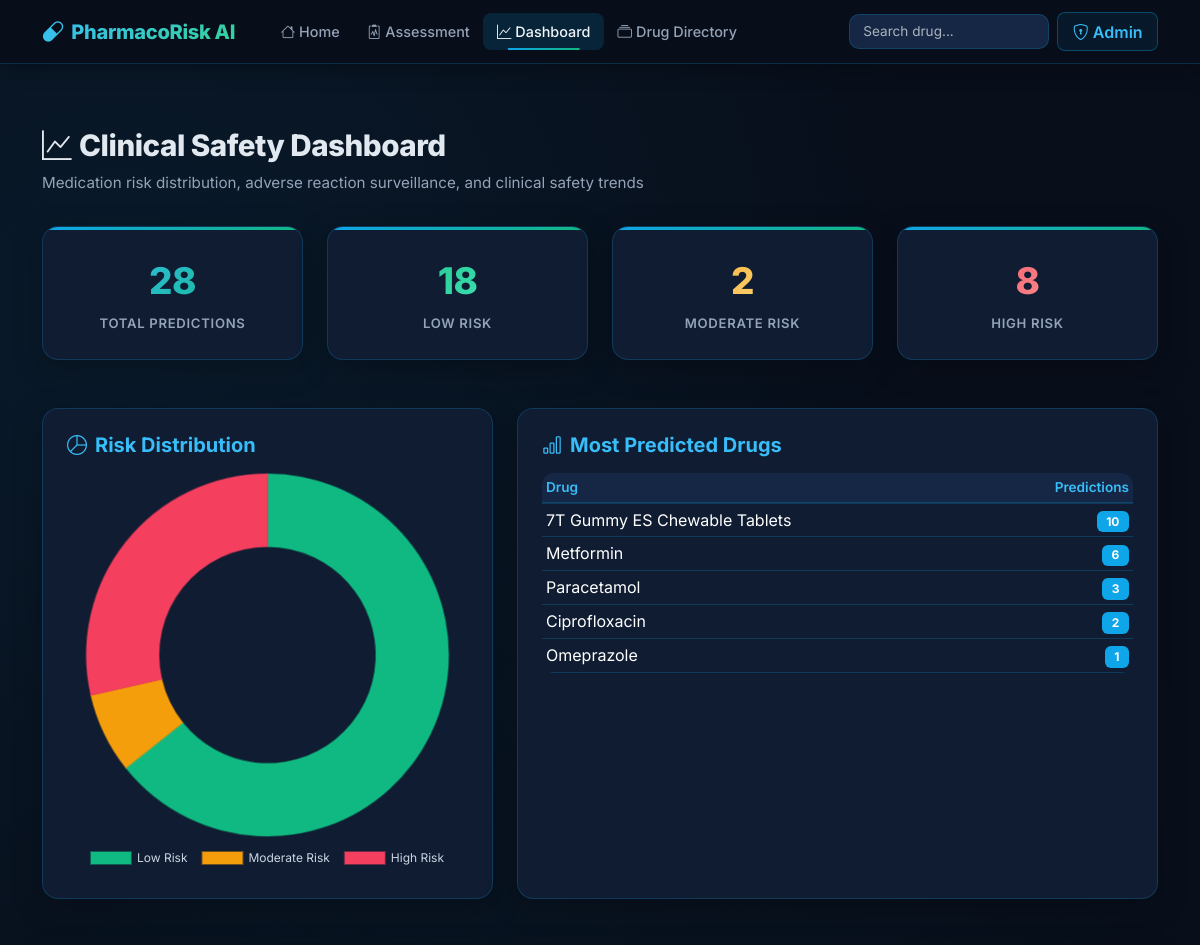
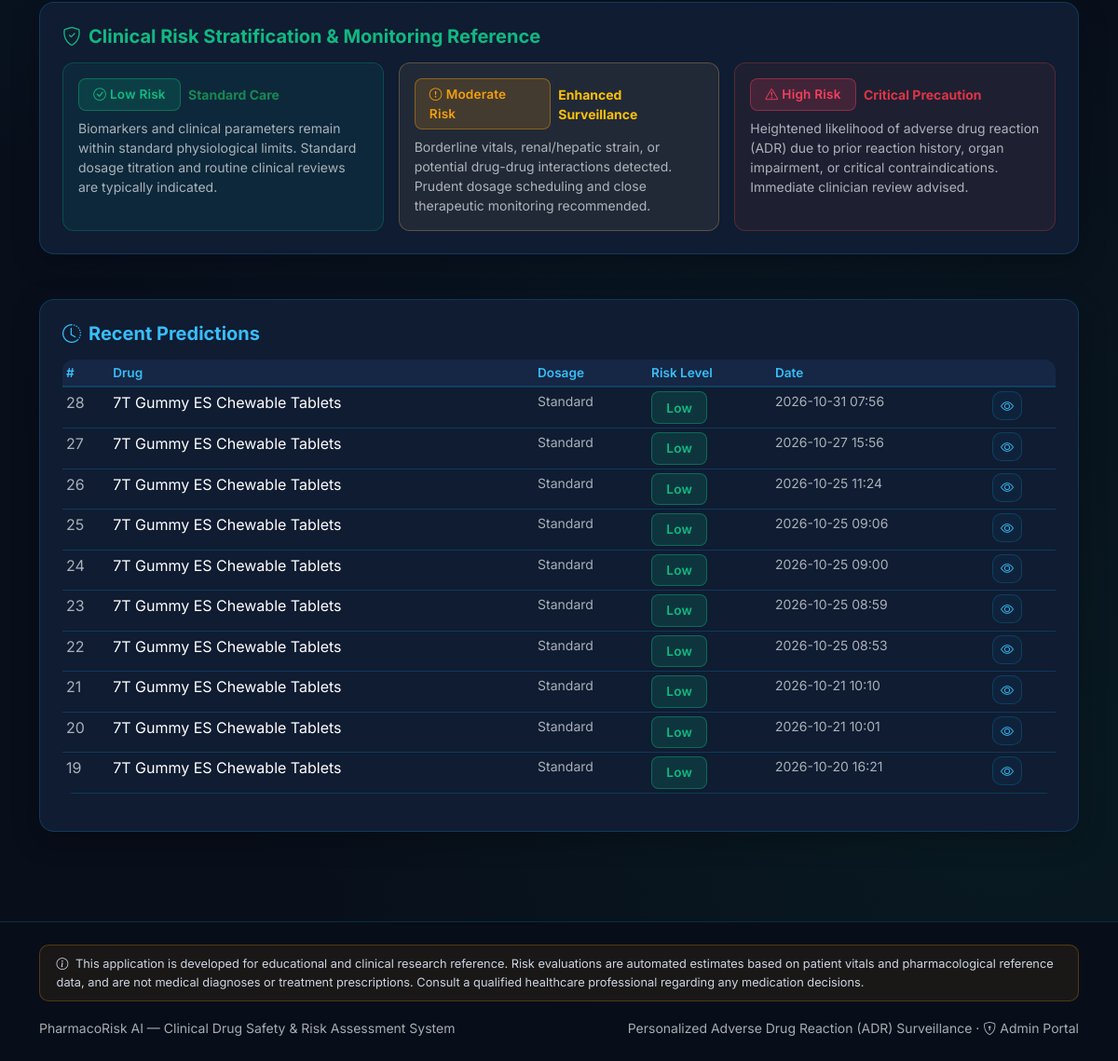
/dashboard, run on the app's committed database (2 pictures, top to bottom).
### tables this page shows
CREATE TABLE predictions (
    id INTEGER PRIMARY KEY AUTOINCREMENT,
    patient_id INTEGER,
    drug_id INTEGER,
    drug_name TEXT NOT NULL,
    dosage_category TEXT NOT NULL DEFAULT 'Standard',
    predicted_risk TEXT NOT NULL,
    prob_low REAL NOT NULL,
    prob_moderate REAL NOT NULL,
    prob_high REAL NOT NULL,
    top_contributing_factors TEXT,
    created_at TIMESTAMP DEFAULT CURRENT_TIMESTAMP,
    FOREIGN KEY (patient_id) REFERENCES patients(id) ON DELETE SET NULL,
    FOREIGN KEY (drug_id) REFERENCES drugs(id) ON DELETE SET NULL
);

### app.py (the view)
@app.route('/dashboard')
def dashboard():
    total_preds = query_db("SELECT COUNT(*) as cnt FROM predictions", one=True)['cnt']
    low_preds = query_db("SELECT COUNT(*) as cnt FROM predictions WHERE predicted_risk = 'Low'", one=True)['cnt']
    mod_preds = query_db("SELECT COUNT(*) as cnt FROM predictions WHERE predicted_risk = 'Moderate'", one=True)['cnt']
    high_preds = query_db("SELECT COUNT(*) as cnt FROM predictions WHERE predicted_risk = 'High'", one=True)['cnt']
    top_drugs = query_db("""
        SELECT drug_name, COUNT(*) as count
        FROM predictions
        GROUP BY drug_name
        ORDER BY count DESC
        LIMIT 5
    """)
    recent_history = query_db("""
        SELECT p.id, p.drug_name, p.predicted_risk, p.dosage_category, p.created_at
        FROM predictions p
        ORDER BY p.id DESC
        LIMIT 10
    """)
    return render_template(
        'dashboard.html',
        total_preds=total_preds,
        low_preds=low_preds,
        mod_preds=mod_preds,
        high_preds=high_preds,
        top_drugs=top_drugs,
        recent_history=recent_history
    )

### app.py (called while the page is built)
@app.context_processor
def inject_global_vars():
    return {
        'app_name': 'PharmacoRisk AI',
        'academic_disclaimer': (
            "This application is developed for educational and clinical research reference. "
            "Risk evaluations are automated estimates based on patient vitals and pharmacological reference data, "
            "and are not medical diagnoses or treatment prescriptions. "
            "Consult a qualified healthcare professional regarding any medication decisions."
        )
    }

### database/db.py (called while the page is built)
def get_db(db_path=None):
    path = db_path or DATABASE_PATH
    os.makedirs(os.path.dirname(path), exist_ok=True)
    try:
        if 'db' not in g:
            g.db = sqlite3.connect(path)
            g.db.row_factory = sqlite3.Row
        return g.db
    except RuntimeError:
        conn = sqlite3.connect(path)
        conn.row_factory = sqlite3.Row
        return conn

def query_db(query, args=(), one=False, db_path=None):
    conn = get_db(db_path)
    cur = conn.cursor()
    cur.execute(query, args)
    rv = cur.fetchall()
    cur.close()
    return (rv[0] if rv else None) if one else rv

### templates/dashboard.html (shortened to what this page needs)
{% extends "base.html" %}
{% block content %}
<div class="container py-5">
    <h1 class="section-title animate-in"><i class="bi bi-graph-up me-2"></i>Clinical Safety Dashboard</h1>
    <p class="section-subtitle animate-in">Medication risk distribution, adverse reaction surveillance, and clinical safety trends</p>
    <div class="row g-4 mb-5">
        <div class="col-6 col-md-3">
            <div class="card-glass stat-card animate-in">
                <div class="stat-value">{{ total_preds }}</div>
                <div class="stat-label">Total Predictions</div>
            </div>
        </div>
        <div class="col-6 col-md-3">
            <div class="card-glass stat-card animate-in" style="animation-delay: 0.05s;">
                <div class="stat-value" style="background: linear-gradient(135deg, var(--pr-success), #55efc4); -webkit-background-clip: text; -webkit-text-fill-color: transparent;">{{ low_preds }}</div>
                <div class="stat-label">Low Risk</div>
            </div>
        </div>
        <div class="col-6 col-md-3">
            <div class="card-glass stat-card animate-in" style="animation-delay: 0.1s;">
                <div class="stat-value" style="background: linear-gradient(135deg, var(--pr-warning), #ffeaa7); -webkit-background-clip: text; -webkit-text-fill-color: transparent;">{{ mod_preds }}</div>
                <div class="stat-label">Moderate Risk</div>
            </div>
        </div>
        <div class="col-6 col-md-3">
            <div class="card-glass stat-card animate-in" style="animation-delay: 0.15s;">
                <div class="stat-value" style="background: linear-gradient(135deg, var(--pr-danger), #fab1a0); -webkit-background-clip: text; -webkit-text-fill-color: transparent;">{{ high_preds }}</div>
                <div class="stat-label">High Risk</div>
            </div>
        </div>
    </div>
    <div class="row g-4 mb-5">
        <div class="col-md-5">
            <div class="card-glass p-4 h-100 animate-in" style="animation-delay: 0.2s;">
                <h5 class="fw-bold mb-3" style="color: var(--pr-primary-light);"><i class="bi bi-pie-chart me-2"></i>Risk Distribution</h5>
                <canvas id="riskChart" height="250"></canvas>
            </div>
        </div>
        <div class="col-md-7">
            <div class="card-glass p-4 h-100 animate-in" style="animation-delay: 0.25s;">
                <h5 class="fw-bold mb-3" style="color: var(--pr-primary-light);"><i class="bi bi-bar-chart me-2"></i>Most Predicted Drugs</h5>
                {% if top_drugs %}
                <table class="table table-sm table-dark-custom">
                    <thead><tr><th>Drug</th><th class="text-end">Predictions</th></tr></thead>
                    <tbody>
                        {% for drug in top_drugs %}
                        <tr>
                            <td>{{ drug['drug_name'] }}</td>
                            <td class="text-end">
                                <span class="badge" style="background: var(--pr-primary); padding: 0.3rem 0.6rem;">{{ drug['count'] }}</span>
                            </td>
                        </tr>
                        {% endfor %}
                    </tbody>
                </table>
                {% else %}
                <p class="text-muted small">No predictions recorded yet.</p>
                {% endif %}
            </div>
        </div>
    </div>
    <div class="card-glass p-4 mb-5 animate-in" style="animation-delay: 0.3s;">
        <h5 class="fw-bold mb-3" style="color: var(--pr-secondary);"><i class="bi bi-shield-check me-2"></i>Clinical Risk Stratification & Monitoring Reference</h5>
        <div class="row g-3">
            <div class="col-md-4">
                <div class="p-3 h-100" style="background: rgba(0, 184, 148, 0.08); border: 1px solid rgba(0, 184, 148, 0.25); border-radius: 12px;">
                    <div class="d-flex align-items-center mb-2">
                        <span class="risk-badge risk-low me-2"><i class="bi bi-check-circle me-1"></i>Low Risk</span>
                        <strong class="text-success small">Standard Care</strong>
                    </div>
                    <p class="small text-muted mb-0">Biomarkers and clinical parameters remain within standard physiological limits. Standard dosage titration and routine clinical reviews are typically indicated.</p>
                </div>
            </div>
            <div class="col-md-4">
                <div class="p-3 h-100" style="background: rgba(253, 203, 110, 0.08); border: 1px solid rgba(253, 203, 110, 0.25); border-radius: 12px;">
                    <div class="d-flex align-items-center mb-2">
                        <span class="risk-badge risk-moderate me-2"><i class="bi bi-exclamation-circle me-1"></i>Moderate Risk</span>
                        <strong class="text-warning small">Enhanced Surveillance</strong>
                    </div>
                    <p class="small text-muted mb-0">Borderline vitals, renal/hepatic strain, or potential drug-drug interactions detected. Prudent dosage scheduling and close therapeutic monitoring recommended.</p>
                </div>
            </div>
            <div class="col-md-4">
                <div class="p-3 h-100" style="background: rgba(231, 76, 60, 0.08); border: 1px solid rgba(231, 76, 60, 0.25); border-radius: 12px;">
                    <div class="d-flex align-items-center mb-2">
                        <span class="risk-badge risk-high me-2"><i class="bi bi-exclamation-triangle me-1"></i>High Risk</span>
                        <strong class="text-danger small">Critical Precaution</strong>
                    </div>
                    <p class="small text-muted mb-0">Heightened likelihood of adverse drug reaction (ADR) due to prior reaction history, organ impairment, or critical contraindications. Immediate clinician review advised.</p>
                </div>
            </div>
        </div>
    </div>
    <div class="card-glass p-4 animate-in" style="animation-delay: 0.35s;">
        <h5 class="fw-bold mb-3" style="color: var(--pr-primary-light);"><i class="bi bi-clock-history me-2"></i>Recent Predictions</h5>
        {% if recent_history %}
        <div class="table-responsive">
            <table class="table table-sm table-dark-custom">
                <thead>
                    <tr>
                        <th>#</th>
                        <th>Drug</th>
                        <th>Dosage</th>
                        <th>Risk Level</th>
                        <th>Date</th>
                        <th></th>
                    </tr>
                </thead>
                <tbody>
                    {% for row in recent_history %}
                    <tr>
                        <td class="text-muted">{{ row['id'] }}</td>
                        <td>{{ row['drug_name'] }}</td>
                        <td class="small text-muted">{{ row['dosage_category'] }}</td>
                        <td>
                            <span class="risk-badge risk-{{ row['predicted_risk']|lower }}">{{ row['predicted_risk'] }}</span>
                        </td>
                        <td class="small text-muted">{{ row['created_at'][:16] if row['created_at'] else '—' }}</td>
                        <td>
                            <a href="{{ url_for('view_prediction', pred_id=row['id']) }}" class="btn btn-outline-glass btn-sm"><i class="bi bi-eye"></i></a>
                        </td>
                    </tr>
                    {% endfor %}
                </tbody>
            </table>
        </div>
        {% else %}
        <p class="text-muted small">No predictions recorded yet. <a href="{{ url_for('patient') }}">Make your first prediction →</a></p>
        {% endif %}
    </div>
</div>
{% endblock %}
{% block extra_scripts %}
<script>
const ctx = document.getElementById('riskChart');
if (ctx) {
    new Chart(ctx, {
        type: 'doughnut',
        data: {
            labels: ['Low Risk', 'Moderate Risk', 'High Risk'],
            datasets: [{
                data: [{{ low_preds }}, {{ mod_preds }}, {{ high_preds }}],
                backgroundColor: ['#10b981', '#f59e0b', '#f43f5e'],
                borderColor: ['rgba(16,185,129,0.4)', 'rgba(245,158,11,0.4)', 'rgba(244,63,94,0.4)'],
                borderWidth: 2,
                hoverOffset: 8
            }]
        },
        options: {
            responsive: true,
            plugins: {
                legend: {
                    position: 'bottom',
                    labels: { color: '#cbd5e1', font: { family: 'Inter', size: 12 }, padding: 15 }
                }
            },
            cutout: '60%'
        }
    });
}
</script>
{% endblock %}

### templates/base.html (style rules this page uses)
:root { --pr-primary: #0ea5e9; --pr-primary-hover: #0284c7; --pr-primary-light: #38bdf8; --pr-secondary: #10b981; --pr-secondary-light: #34d399; --pr-accent: #06b6d4; --pr-accent-alt: #14b8a6; --pr-danger: #f43f5e; --pr-warning: #f59e0b; --pr-success: #10b981; --pr-bg-dark: #080e1a; --pr-bg-card: #0f1c32; --pr-bg-elevated: #152744; --pr-border: rgba(14, 165, 233, 0.22); --pr-glow: rgba(14, 165, 233, 0.25); --pr-emerald-glow: rgba(16, 185, 129, 0.25); }
* { font-family: 'Inter', system-ui, sans-serif; }
body { background-color: var(--pr-bg-dark); background-image: radial-gradient(circle at 10% 15%, rgba(14, 165, 233, 0.08) 0%, transparent 40%), radial-gradient(circle at 90% 85%, rgba(16, 185, 129, 0.07) 0%, transparent 40%), radial-gradient(circle at 50% 50%, rgba(6, 182, 212, 0.03) 0%, transparent 60%); background-attachment: fixed; color: #e2e8f0; min-height: 100vh; }
.card-glass { background: var(--pr-bg-card); border: 1px solid var(--pr-border); border-radius: 16px; transition: transform 0.25s cubic-bezier(0.16, 1, 0.3, 1), box-shadow 0.25s cubic-bezier(0.16, 1, 0.3, 1), border-color 0.25s ease; box-shadow: 0 8px 30px rgba(0, 0, 0, 0.25); }
.btn-outline-glass { border: 1px solid var(--pr-border); color: var(--pr-primary-light); background: rgba(14, 165, 233, 0.05); border-radius: 10px; font-weight: 500; transition: all 0.25s ease; }
.risk-low { background: rgba(16, 185, 129, 0.16); color: #10b981; border: 1px solid rgba(16, 185, 129, 0.4); }
.risk-moderate { background: rgba(245, 158, 11, 0.16); color: #f59e0b; border: 1px solid rgba(245, 158, 11, 0.4); }
.risk-high { background: rgba(244, 63, 94, 0.16); color: #f43f5e; border: 1px solid rgba(244, 63, 94, 0.4); }
.risk-badge { padding: 0.38rem 0.95rem; border-radius: 8px; font-weight: 600; font-size: 0.85rem; display: inline-block; letter-spacing: 0.2px; }
.table-dark-custom { --bs-table-bg: var(--pr-bg-card); --bs-table-border-color: var(--pr-border); border-radius: 12px; overflow: hidden; }
.table-dark-custom th { background: var(--pr-bg-elevated); font-weight: 600; font-size: 0.85rem; color: var(--pr-primary-light); border-bottom: 2px solid var(--pr-border); }
.section-title { font-weight: 800; font-size: 1.85rem; margin-bottom: 0.5rem; letter-spacing: -0.5px; }
.section-subtitle { color: #94a3b8; font-size: 0.95rem; margin-bottom: 2rem; }
.stat-card { text-align: center; padding: 1.6rem; position: relative; overflow: hidden; }
.stat-card::before { content: ""; position: absolute; top: 0; left: 0; right: 0; height: 3px; background: linear-gradient(90deg, var(--pr-primary), var(--pr-secondary)); }
.stat-value { font-size: 2.3rem; font-weight: 800; background: linear-gradient(135deg, var(--pr-primary-light), var(--pr-secondary)); -webkit-background-clip: text; -webkit-text-fill-color: transparent; background-clip: text; letter-spacing: -0.5px; }
.stat-label { font-size: 0.82rem; color: #94a3b8; text-transform: uppercase; letter-spacing: 0.7px; margin-top: 0.35rem; font-weight: 600; }
.animate-in { animation: fadeInUp 0.45s cubic-bezier(0.16, 1, 0.3, 1) forwards; }

### data on the page
predictions: drug_name "Metformin", count "6"
predictions: id "28", drug_name "7T Gummy ES Chewable Tablets", dosage_category "Standard", predicted_risk "Low", created_at "2026-10-31 07:56"
predictions: id "27", drug_name "7T Gummy ES Chewable Tablets", dosage_category "Standard", predicted_risk "Low", created_at "2026-10-27 15:56"
predictions: id "26", drug_name "7T Gummy ES Chewable Tablets", dosage_category "Standard", predicted_risk "Low", created_at "2026-10-25 11:24"
predictions: id "25", drug_name "7T Gummy ES Chewable Tablets", dosage_category "Standard", predicted_risk "Low", created_at "2026-10-25 09:06"
predictions: id "24", drug_name "7T Gummy ES Chewable Tablets", dosage_category "Standard", predicted_risk "Low", created_at "2026-10-25 09:00"
predictions: id "23", drug_name "7T Gummy ES Chewable Tablets", dosage_category "Standard", predicted_risk "Low", created_at "2026-10-25 08:59"
predictions: id "22", drug_name "7T Gummy ES Chewable Tablets", dosage_category "Standard", predicted_risk "Low", created_at "2026-10-25 08:53"
predictions: id "21", drug_name "7T Gummy ES Chewable Tablets", dosage_category "Standard", predicted_risk "Low", created_at "2026-10-21 10:10"
predictions: id "20", drug_name "7T Gummy ES Chewable Tablets", dosage_category "Standard", predicted_risk "Low", created_at "2026-10-21 10:01"
predictions: id "19", drug_name "7T Gummy ES Chewable Tablets", dosage_category "Standard", predicted_risk "Low", created_at "2026-10-20 16:21"

### other printed values
{{ app_name }} "PharmacoRisk AI"
{{ total_preds }} "28"
{{ low_preds }} "18"
{{ mod_preds }} "2"
{{ high_preds }} "8"
{{ drug['drug_name'] }} "7T Gummy ES Chewable Tablets" "Paracetamol" "Ciprofloxacin" "Omeprazole"
{{ drug['count'] }} "10" "3" "2" "1"
chart data {{ low_preds }} 18
chart data {{ mod_preds }} 2
chart data {{ high_preds }} 8
